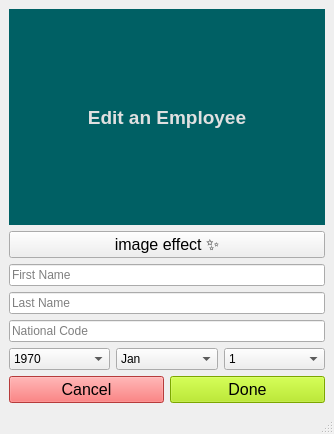
<?xml version="1.0" encoding="UTF-8"?>
<ui version="4.0">
 <class>Edit_employee</class>
 <widget class="QMainWindow" name="Edit_employee">
  <property name="geometry">
   <rect>
    <x>0</x>
    <y>0</y>
    <width>334</width>
    <height>434</height>
   </rect>
  </property>
  <property name="windowTitle">
   <string>Edit an Employee</string>
  </property>
  <property name="windowIcon">
   <iconset>
    <normaloff>img/icon/edit.png</normaloff>img/icon/edit.png</iconset>
  </property>
  <widget class="QWidget" name="centralwidget">
   <layout class="QGridLayout" name="gridLayout" rowstretch="1,1,1,1">
    <item row="0" column="0">
     <widget class="QLabel" name="label">
      <property name="font">
       <font>
        <pointsize>14</pointsize>
        <bold>true</bold>
       </font>
      </property>
      <property name="styleSheet">
       <string notr="true">background-color: rgb(0, 96, 100);
color: rgb(224, 224, 224);</string>
      </property>
      <property name="text">
       <string>Edit an Employee</string>
      </property>
      <property name="alignment">
       <set>Qt::AlignCenter</set>
      </property>
     </widget>
    </item>
    <item row="1" column="0">
     <layout class="QVBoxLayout" name="verticalLayout">
      <item>
       <layout class="QHBoxLayout" name="horizontalLayout_4">
        <item>
         <widget class="QPushButton" name="image_effect_btn">
          <property name="font">
           <font>
            <pointsize>12</pointsize>
           </font>
          </property>
          <property name="text">
           <string>image effect ✨</string>
          </property>
         </widget>
        </item>
       </layout>
      </item>
      <item>
       <widget class="QLineEdit" name="firstname">
        <property name="placeholderText">
         <string>First Name</string>
        </property>
       </widget>
      </item>
      <item>
       <widget class="QLineEdit" name="lastname">
        <property name="placeholderText">
         <string>Last Name</string>
        </property>
       </widget>
      </item>
      <item>
       <widget class="QLineEdit" name="nationalcode">
        <property name="placeholderText">
         <string>National Code</string>
        </property>
       </widget>
      </item>
     </layout>
    </item>
    <item row="2" column="0">
     <layout class="QHBoxLayout" name="horizontalLayout_2" stretch="1,1,1">
      <property name="spacing">
       <number>6</number>
      </property>
      <item>
       <widget class="QComboBox" name="year">
        <item>
         <property name="text">
          <string>1970</string>
         </property>
        </item>
        <item>
         <property name="text">
          <string>New Item</string>
         </property>
        </item>
       </widget>
      </item>
      <item>
       <widget class="QComboBox" name="month">
        <item>
         <property name="text">
          <string>Jan</string>
         </property>
        </item>
        <item>
         <property name="text">
          <string>Feb</string>
         </property>
        </item>
        <item>
         <property name="text">
          <string>Mar</string>
         </property>
        </item>
        <item>
         <property name="text">
          <string>Apr</string>
         </property>
        </item>
        <item>
         <property name="text">
          <string>May</string>
         </property>
        </item>
        <item>
         <property name="text">
          <string>Jun</string>
         </property>
        </item>
        <item>
         <property name="text">
          <string>Jul</string>
         </property>
        </item>
        <item>
         <property name="text">
          <string>Aug</string>
         </property>
        </item>
        <item>
         <property name="text">
          <string>Sep</string>
         </property>
        </item>
        <item>
         <property name="text">
          <string>Oct</string>
         </property>
        </item>
        <item>
         <property name="text">
          <string>Nov</string>
         </property>
        </item>
        <item>
         <property name="text">
          <string>Dec</string>
         </property>
        </item>
       </widget>
      </item>
      <item>
       <widget class="QComboBox" name="day">
        <item>
         <property name="text">
          <string>1</string>
         </property>
        </item>
        <item>
         <property name="text">
          <string>2</string>
         </property>
        </item>
        <item>
         <property name="text">
          <string>3</string>
         </property>
        </item>
        <item>
         <property name="text">
          <string>4</string>
         </property>
        </item>
        <item>
         <property name="text">
          <string>5</string>
         </property>
        </item>
        <item>
         <property name="text">
          <string>6</string>
         </property>
        </item>
        <item>
         <property name="text">
          <string>7</string>
         </property>
        </item>
        <item>
         <property name="text">
          <string>8</string>
         </property>
        </item>
        <item>
         <property name="text">
          <string>9</string>
         </property>
        </item>
        <item>
         <property name="text">
          <string>10</string>
         </property>
        </item>
        <item>
         <property name="text">
          <string>11</string>
         </property>
        </item>
        <item>
         <property name="text">
          <string>12</string>
         </property>
        </item>
        <item>
         <property name="text">
          <string>13</string>
         </property>
        </item>
        <item>
         <property name="text">
          <string>14</string>
         </property>
        </item>
        <item>
         <property name="text">
          <string>15</string>
         </property>
        </item>
        <item>
         <property name="text">
          <string>16</string>
         </property>
        </item>
        <item>
         <property name="text">
          <string>17</string>
         </property>
        </item>
        <item>
         <property name="text">
          <string>18</string>
         </property>
        </item>
        <item>
         <property name="text">
          <string>19</string>
         </property>
        </item>
        <item>
         <property name="text">
          <string>20</string>
         </property>
        </item>
        <item>
         <property name="text">
          <string>21</string>
         </property>
        </item>
        <item>
         <property name="text">
          <string>22</string>
         </property>
        </item>
        <item>
         <property name="text">
          <string>23</string>
         </property>
        </item>
        <item>
         <property name="text">
          <string>24</string>
         </property>
        </item>
        <item>
         <property name="text">
          <string>25</string>
         </property>
        </item>
        <item>
         <property name="text">
          <string>26</string>
         </property>
        </item>
        <item>
         <property name="text">
          <string>27</string>
         </property>
        </item>
        <item>
         <property name="text">
          <string>28</string>
         </property>
        </item>
        <item>
         <property name="text">
          <string>29</string>
         </property>
        </item>
        <item>
         <property name="text">
          <string>30</string>
         </property>
        </item>
        <item>
         <property name="text">
          <string>31</string>
         </property>
        </item>
       </widget>
      </item>
     </layout>
    </item>
    <item row="3" column="0">
     <layout class="QHBoxLayout" name="horizontalLayout">
      <property name="spacing">
       <number>6</number>
      </property>
      <item>
       <widget class="QPushButton" name="cancel_btn">
        <property name="sizePolicy">
         <sizepolicy hsizetype="Ignored" vsizetype="Fixed">
          <horstretch>0</horstretch>
          <verstretch>0</verstretch>
         </sizepolicy>
        </property>
        <property name="font">
         <font>
          <pointsize>12</pointsize>
         </font>
        </property>
        <property name="styleSheet">
         <string notr="true">background-color: rgb(255, 82, 82);</string>
        </property>
        <property name="text">
         <string>Cancel</string>
        </property>
       </widget>
      </item>
      <item>
       <widget class="QPushButton" name="done_btn">
        <property name="sizePolicy">
         <sizepolicy hsizetype="Ignored" vsizetype="Fixed">
          <horstretch>0</horstretch>
          <verstretch>0</verstretch>
         </sizepolicy>
        </property>
        <property name="font">
         <font>
          <pointsize>12</pointsize>
         </font>
        </property>
        <property name="styleSheet">
         <string notr="true">background-color: rgb(174, 234, 0);</string>
        </property>
        <property name="text">
         <string>Done</string>
        </property>
       </widget>
      </item>
     </layout>
    </item>
   </layout>
  </widget>
  <widget class="QStatusBar" name="statusbar"/>
 </widget>
 <resources/>
 <connections/>
</ui>
